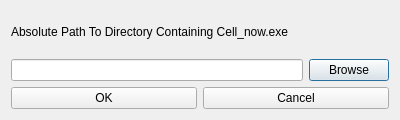
<?xml version="1.0" encoding="UTF-8"?>
<ui version="4.0">
 <class>CellPathDlg</class>
 <widget class="QDialog" name="CellPathDlg">
  <property name="geometry">
   <rect>
    <x>0</x>
    <y>0</y>
    <width>400</width>
    <height>120</height>
   </rect>
  </property>
  <property name="windowTitle">
   <string>Cell_now absolute path </string>
  </property>
  <layout class="QVBoxLayout" name="verticalLayout">
   <item>
    <widget class="QLabel" name="label">
     <property name="text">
      <string>Absolute Path To Directory Containing Cell_now.exe</string>
     </property>
    </widget>
   </item>
   <item>
    <layout class="QHBoxLayout" name="horizontalLayout_2">
     <item>
      <widget class="QLineEdit" name="cellPathLE"/>
     </item>
     <item>
      <widget class="QPushButton" name="browseButton">
       <property name="text">
        <string>Browse</string>
       </property>
      </widget>
     </item>
    </layout>
   </item>
   <item>
    <layout class="QHBoxLayout" name="horizontalLayout">
     <item>
      <widget class="QPushButton" name="okButton">
       <property name="text">
        <string>OK</string>
       </property>
      </widget>
     </item>
     <item>
      <widget class="QPushButton" name="cancelButton">
       <property name="text">
        <string>Cancel</string>
       </property>
      </widget>
     </item>
    </layout>
   </item>
  </layout>
 </widget>
 <resources/>
 <connections/>
</ui>
